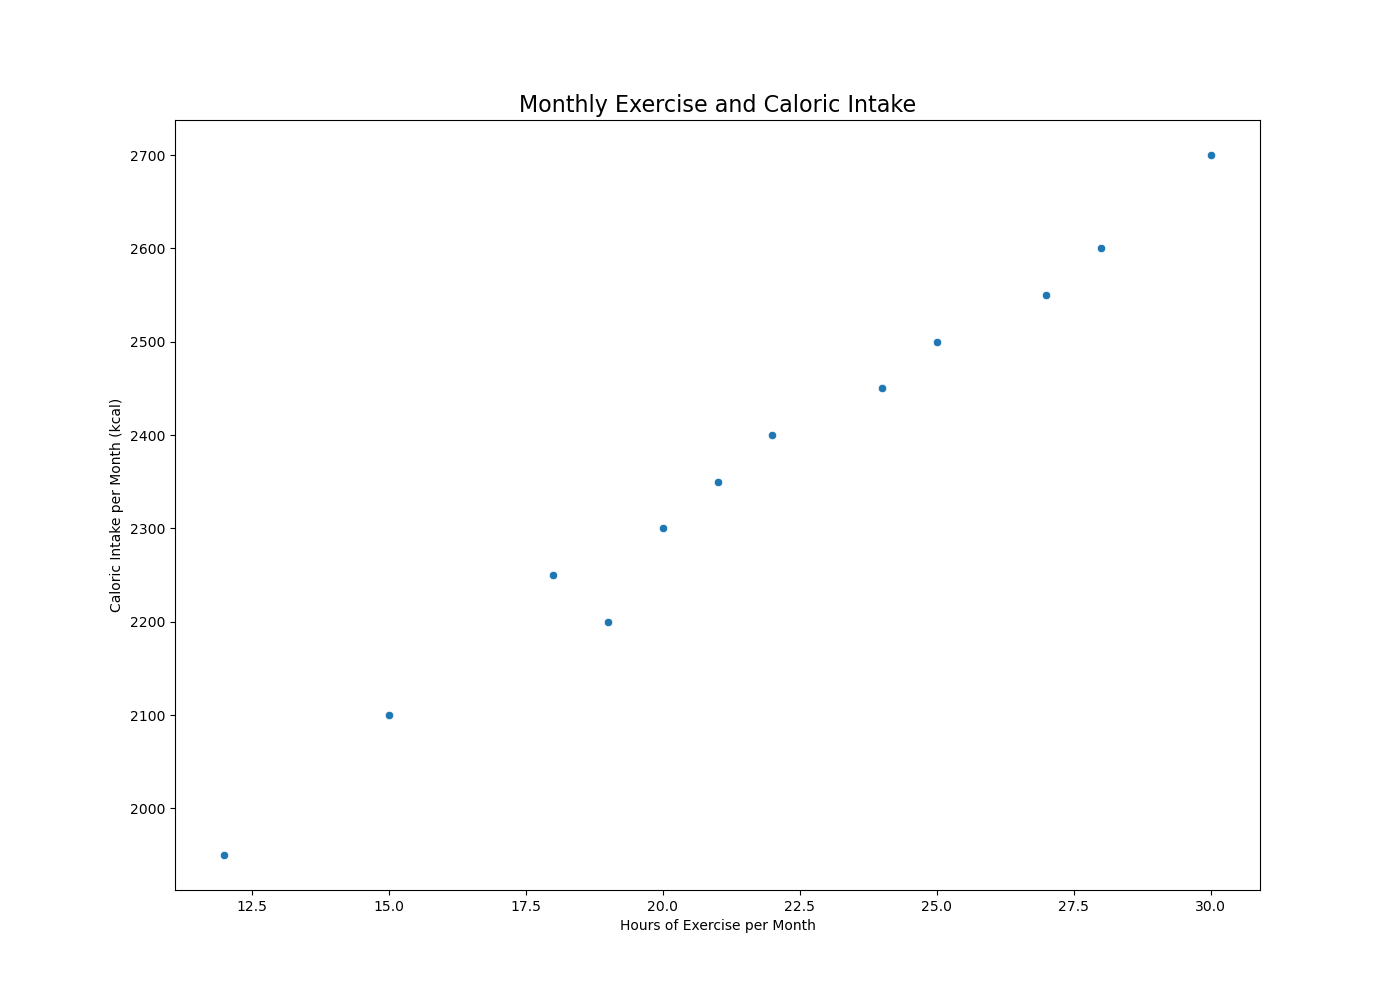

The script that drew this image:

import seaborn as sns
import matplotlib.pyplot as plt
import pandas as pd

# Create the DataFrame
data = {
    'Month': ['January', 'February', 'March', 'April', 'May', 'June',
              'July', 'August', 'September', 'October', 'November', 'December'],
    'Hours_of_Exercise': [15, 12, 18, 20, 22, 25, 28, 30, 27, 24, 21, 19],
    'Caloric_Intake': [2100, 1950, 2250, 2300, 2400, 2500, 2600, 2700, 2550, 2450, 2350, 2200]
}

df = pd.DataFrame(data)

# Create the scatterplot
plt.figure(figsize=(14, 10))
sns.scatterplot(x='Hours_of_Exercise', y='Caloric_Intake', data=df,
                palette=['#FF5733', '#33FF57'])

plt.title('Monthly Exercise and Caloric Intake', fontsize=16)
plt.xlabel('Hours of Exercise per Month')
plt.ylabel('Caloric Intake per Month (kcal)')

# Display the plot
plt.show()
